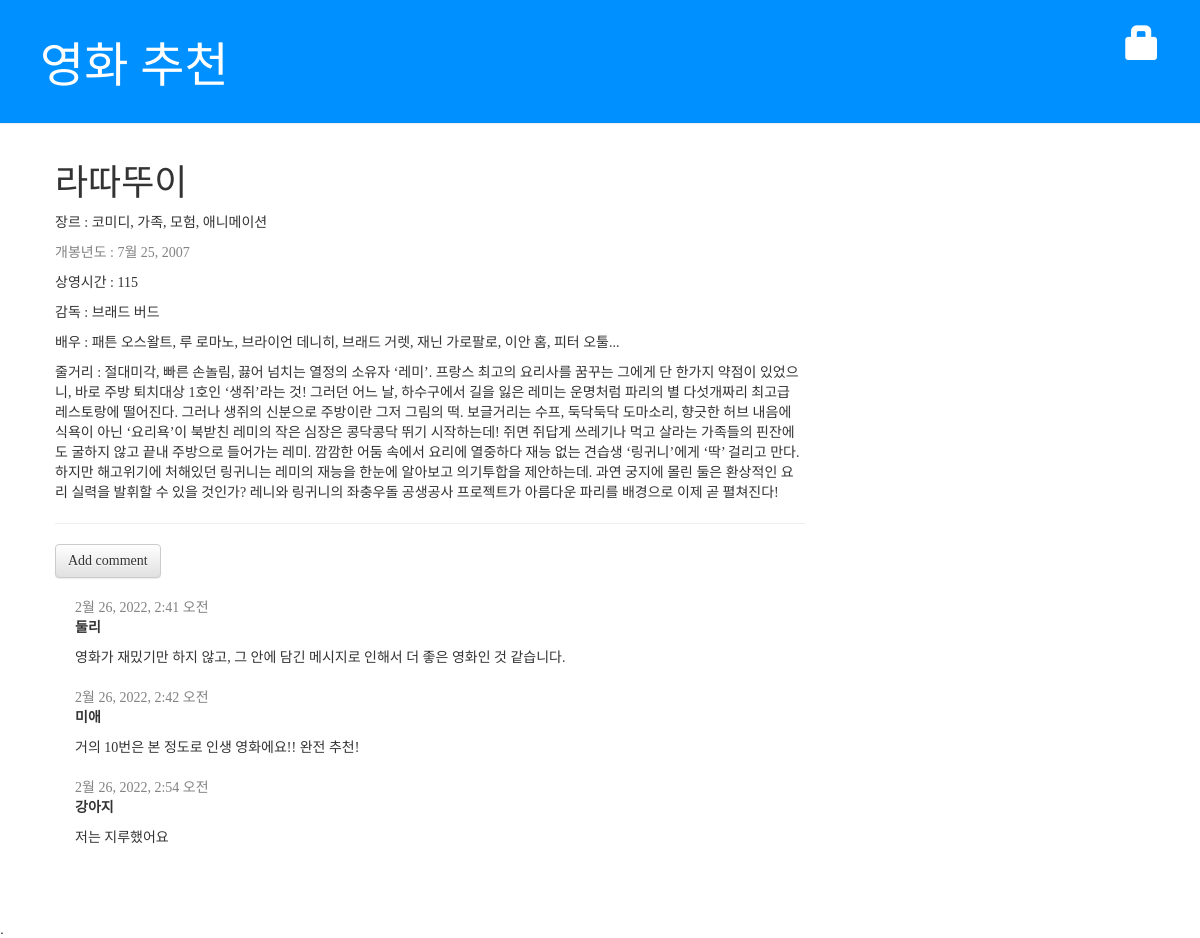
/blog/post/3/, run on the app's committed database.
### blog/models.py (models this page shows, shortened)
class Post(models.Model):
    title = models.CharField(max_length=100)
    text = models.TextField()
    genre = models.CharField(max_length=100)
    director_name = models.CharField(max_length=100)
    running_time = models.IntegerField()
    actor_actress = models.TextField()
    published_date = models.DateField()

class Comment(models.Model):
    post = models.ForeignKey('blog.Post', on_delete=models.CASCADE, related_name='comments')
    author = models.CharField(max_length=200)
    text = models.TextField()
    created_date = models.DateTimeField(default=timezone.now)
    approved_comment = models.BooleanField(default=False)

### blog/views.py (the view)
# urls.py: path('post/<int:pk>/', views.post_detail, name='post_detail'),
def post_detail(request, pk):
    posts = get_object_or_404(Post, pk=pk)
    return render(request, 'blog/post_detail.html', {'post': posts})

### blog/templates/blog/post_detail.html (shortened to what this page needs)
{% extends 'blog/base.html' %}
{% block content %}
    <div class="post">
        <h1> {{ post.title }} </h1>
        <p> 장르 : {{ post.genre }} </p>
        <div class="date">
            <p> 개봉년도 : {{post.published_date}}</p>
        </div>
        <p> 상영시간 : {{ post.running_time }} </p>
        <p> 감독 : {{ post.director_name }} </p>
        <p> 배우 : {{ post.actor_actress }} </p>
        <p> 줄거리 : {{post.text| linebreaksbr}}</p>
        <hr>
        <a class="btn btn-default" href="{% url 'add_comment_to_post' pk=post.pk %}"> Add comment</a>
        {% for comment in post.comments.all %}
            {% if user.is_authenticated or comment.approved_comment %}
            <div class="comment">
                <div class="date">
                    {{ comment.created_date }}
                </div>
                <strong>{{ comment.author }}</strong>
                <p>{{ comment.text |linebreaks }}</p>
            </div>
            {% endif %}
        {% empty %}
            <p>No comments here yet :(</p>
        {% endfor %}
    </div>
{% endblock %}

### blog/templates/blog/base.html (shortened to what this page needs)
<!DOCTYPE html>
{% load static %}
<html lang="ko">
<head>
    <link rel="stylesheet" href="https://maxcdn.bootstrapcdn.com/bootstrap/3.3.2/css/bootstrap.min.css">
    <link rel="stylesheet" href="https://maxcdn.bootstrapcdn.com/bootstrap/3.3.2/css/bootstrap-theme.min.css">
    <link rel="stylesheet" href="{% static 'css/blog.css' %}">
    </head>
<body>
    <div class="page-header">
        {% if user.is_authenticated %}
            <a href="{% url 'post_new' %}" class="top-menu">
                <span class="glyphicon glyphicon-plus"></span>
            </a>
            <p class="top-menu"> {{ user.username }}
                <small>
                (<a href="{% url 'logout' %}?next={{request.path}}">Logout</a>)
                </small>
            </p>
        {% else %}
            <a href="{% url 'login' %}" class="top-menu">
                <span class="glyphicon glyphicon-lock"></span>
            </a>
        {% endif %}
        <h1><a href="{% url 'post_list' %}">영화 추천</a></h1>
    </div>
    <div class="content container">
        <div class="row">
            <div class="col-md-8">
                {% block content %}
                {% endblock %}
            </div>
        </div>
    </div>.
</body>
</html>

### blog/static/css/blog.css (style rules this page uses)
.page-header { background-color: #0090ff; margin-top: 0; padding: 20px 20px 20px 40px; }
.page-header h1, .page-header h1 a, .page-header h1 a:visited, .page-header h1 a:active { color: #ffffff; font-size: 36pt; text-decoration: none; font-family: Malgun Godick; }
.content { margin-left: 40px; }
h1, h2, h3, h4 { font-family: 'Malgun Godick', cursive; }
.date { color: #828282; }
.top-menu, .top-menu:hover, .top-menu:visited { color: #ffffff; float: right; font-size: 26pt; margin-right: 20px; }
.post { margin-bottom: 70px; font-family: Malgun Godick; }
.post h1 { font-family: Malgun Godick; }
.comment { margin: 20px 0px 20px 20px; }

### data on the page
Post: title "라따뚜이", genre "코미디, 가족, 모험, 애니메이션", published_date "7월 25, 2007", running_time "115", director_name "브래드 버드", actor_actress "패튼 오스왈트, 루 로마노, 브라이언 데니히, 브래드 거렛, 재닌 가로팔로, 이안 홈, 피터 오툴...", text "절대미각, 빠른 손놀림, 끓어 넘치는 열정의 소유자 ‘레미’. 프랑스 최고의 요리사를 꿈꾸는 그에게 단 한가지 약점이 있었으니, 바로 주방 퇴치대상 1호인 ‘생쥐’라는 것! 그러던 어느 날, 하수구에서 길을 잃은 레미는 운명처럼 파리의 별 다섯개짜리 최고급 레스토랑에 떨어진다. 그러나 생쥐의 신분으로 주방이란 그저 그림의 떡. 보글거리는 수프, 둑닥둑닥 도마소리, 향긋한 허브 내음에 식욕이 아닌 ‘요리욕’이 북받친 레미의 작은 심장은 콩닥콩닥 뛰기 시작하는데! 쥐면 쥐답게 쓰레기나 먹고 살라는 가족들의 핀잔에도 굴하지 않고 끝내 주방으로 들어가는 레미. 깜깜한 어둠 속에서 요리에 열중하다 재능 없는 견습생 ‘링귀니’에게 ‘딱’ 걸리고 만다. 하지만 해고위기에 처해있던 링귀니는 레미의 재능을 한눈에 알아보고 의기투합을 제안하는데. 과연 궁지에 몰린 둘은 환상적인 요리 실력을 발휘할 수 있을 것인가? 레니와 링귀니의 좌충우돌 공생공사 프로젝트가 아름다운 파리를 배경으로 이제 곧 펼쳐진다!"
Comment: created_date "2월 26, 2022, 2:41 오전", author "둘리", text "영화가 재밌기만 하지 않고, 그 안에 담긴 메시지로 인해서 더 좋은 영화인 것 같습니다."
Comment: created_date "2월 26, 2022, 2:42 오전", author "미애", text "거의 10번은 본 정도로 인생 영화에요!! 완전 추천!"
Comment: created_date "2월 26, 2022, 2:54 오전", author "강아지", text "저는 지루했어요"
